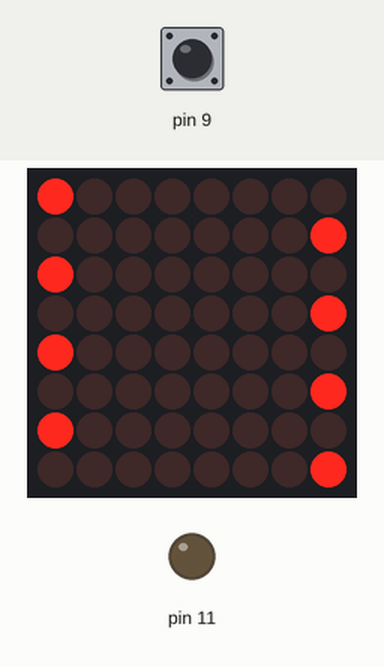
The sketch below on a simulated Arduino Uno, built with avr-gcc and run on an emulated ATmega328P. On the bench: 8×8 LED matrix, output pins drawn as LEDs (lit = HIGH). The test bench sets the inputs (shaded band); at power-on: pin 9 HIGH.

Above: at 1.2 s.
1.3 s: pin 9 pulled LOW for 0.15 s
At 1.5 s:
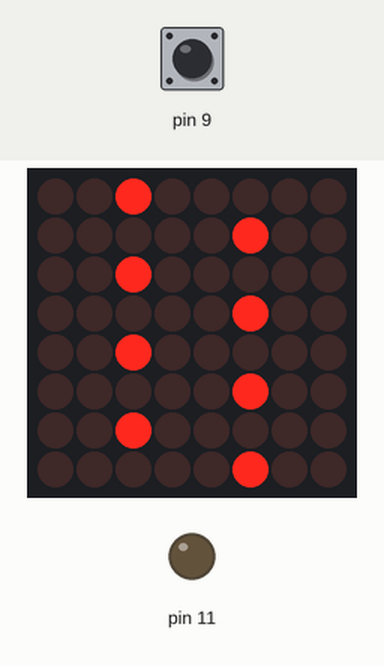
3.0 s: pin 9 pulled LOW for 1 s
At 3.8 s:
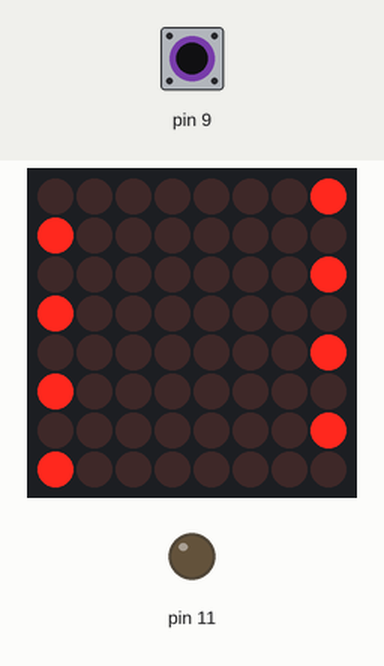
5.5 s: pin 9 pulled LOW for 3.2 s
At 5.51 s:
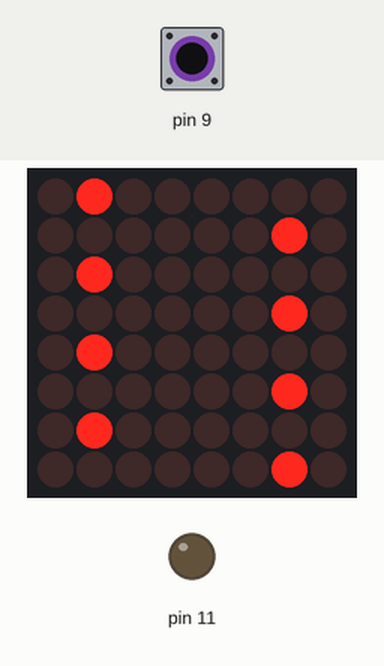
Timing chart, 0 to 8.5 s (numbered marks = the images above; inputs shaded):
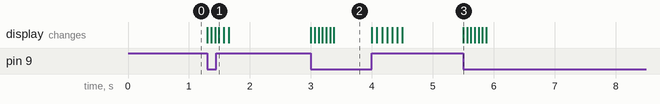

Measured:
- after the input at 1.3 s, the display: first changes at once (image 1 shows a later state)
- after the input at 3.0 s, the display: first changes at once (image 2 shows a later state)
- after the input at 5.5 s, the display: changes at once (image 3)

The sketch:

flowing.ino
```cpp
// This game has been built around an early version of
// "JumpGame" by pixel :)
#include "LedControl.h"
LedControl lc = LedControl(20, 5, 21, 1);

int starty1 = 0;
int starty2 = 7;
int cury1 ;
int cury2 ;
int jumpHeight = 4;
bool jumping;

bool jump() {
  if (cury1 < 7) {
    lc.setLed(0, 0, cury1, LOW);
    lc.setLed(0, 1, cury2, LOW);
    lc.setLed(0, 2, cury1, LOW);
    lc.setLed(0, 3, cury2, LOW);
    lc.setLed(0, 4, cury1, LOW);
    lc.setLed(0, 5, cury2, LOW);
    lc.setLed(0, 6, cury1, LOW);
    lc.setLed(0, 7, cury2, LOW);

    cury2 = cury2 - 1;
    cury1 = cury1 + 1;

    lc.setLed(0, 0, cury1, HIGH);
    lc.setLed(0, 1, cury2, HIGH);
    lc.setLed(0, 2, cury1, HIGH);
    lc.setLed(0, 3, cury2, HIGH);
    lc.setLed(0, 4, cury1, HIGH);
    lc.setLed(0, 5, cury2, HIGH);
    lc.setLed(0, 6, cury1, HIGH);
    lc.setLed(0, 7, cury2, HIGH);
    delay(60);
  }
  return true;
}

void setup() {
  // put your setup code here, to run once:
  lc.shutdown(0, false);
  lc.clearDisplay(0);
  pinMode(11, OUTPUT);
  digitalWrite(11, LOW);
  pinMode(9, INPUT_PULLUP);
  //0
  lc.setLed(0, 0, starty1, HIGH);
  //1
  lc.setLed(0, 1, starty2, HIGH);
  //2
  lc.setLed(0, 2, starty1, HIGH);
  //3
  lc.setLed(0, 3, starty2, HIGH);
  //4
  lc.setLed(0, 4, starty1, HIGH);
  //5
  lc.setLed(0, 5, starty2, HIGH);
  //6
  lc.setLed(0, 6, starty1, HIGH);
  //7
  lc.setLed(0, 7, starty2, HIGH);


  cury1 = starty1;
  cury2 = starty2;

}

int buttonState = HIGH;

void loop() {
  int reader = digitalRead(9);
  if (reader != buttonState) {
    buttonState = buttonState;
    jumping = jump();
    //delay(1000);
  }
  if (cury1 > 0 ) {
    if (!jumping) {
      lc.setLed(0, 0, cury1, LOW);
      lc.setLed(0, 1, cury2, LOW);
      lc.setLed(0, 2, cury1, LOW);
      lc.setLed(0, 3, cury2, LOW);
      lc.setLed(0, 4, cury1, LOW);
      lc.setLed(0, 5, cury2, LOW);
      lc.setLed(0, 6, cury1, LOW);
      lc.setLed(0, 7, cury2, LOW);

      cury1 = cury1 - 1;
      cury2 = cury2 + 1;

      lc.setLed(0, 7, cury2, HIGH);
      lc.setLed(0, 6, cury1, HIGH);
      lc.setLed(0, 5, cury2, HIGH);
      lc.setLed(0, 4, cury1, HIGH);
      lc.setLed(0, 3, cury2, HIGH);
      lc.setLed(0, 2, cury1, HIGH);
      lc.setLed(0, 1, cury2, HIGH);
      lc.setLed(0, 0, cury1, HIGH);


      delay(80);
    }
  }
  jumping = false;
}
```
